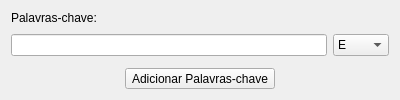
<?xml version="1.0" encoding="UTF-8"?>
<ui version="4.0">
 <class>PesquisaAvancada</class>
 <widget class="QDialog" name="PesquisaAvancada">
  <property name="geometry">
   <rect>
    <x>0</x>
    <y>0</y>
    <width>400</width>
    <height>100</height>
   </rect>
  </property>
  <property name="windowTitle">
   <string>Pesquisa Avançada</string>
  </property>
  <property name="windowIcon">
   <iconset>
    <normaloff>icon.ico</normaloff>icon.ico</iconset>
  </property>
  <layout class="QVBoxLayout" name="verticalLayout">
   <item alignment="Qt::AlignTop">
    <widget class="QLabel" name="label">
     <property name="text">
      <string>Palavras-chave:</string>
     </property>
    </widget>
   </item>
   <item>
    <layout class="QHBoxLayout" name="horizontalLayout">
     <property name="bottomMargin">
      <number>6</number>
     </property>
     <item>
      <widget class="QLineEdit" name="lineEdit"/>
     </item>
     <item>
      <widget class="QComboBox" name="comboBox">
       <item>
        <property name="text">
         <string>E</string>
        </property>
       </item>
       <item>
        <property name="text">
         <string>OU</string>
        </property>
       </item>
       <item>
        <property name="text">
         <string>NÃO</string>
        </property>
       </item>
      </widget>
     </item>
    </layout>
   </item>
   <item alignment="Qt::AlignHCenter|Qt::AlignBottom">
    <widget class="QToolButton" name="PalavrasChave">
     <property name="text">
      <string>Adicionar Palavras-chave</string>
     </property>
    </widget>
   </item>
  </layout>
 </widget>
 <resources/>
 <connections/>
</ui>
